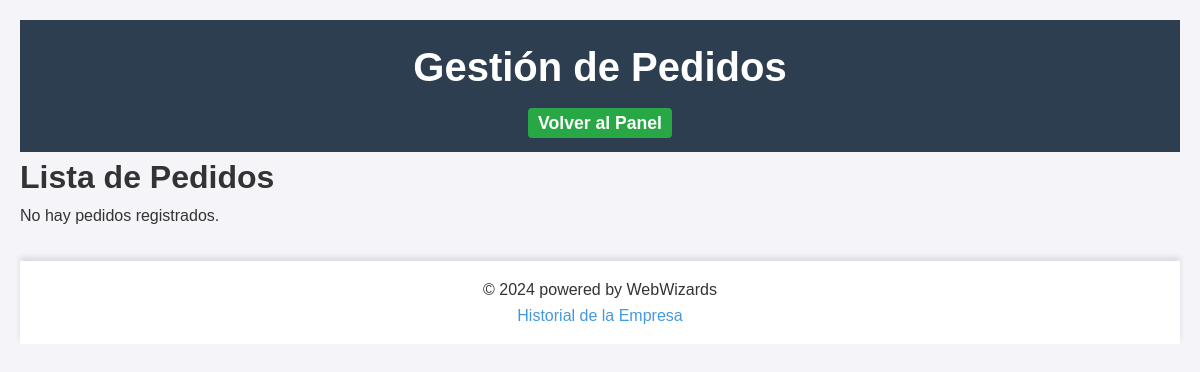
/Admin/pedidos.php (signed in), run on an earlier commit of the app's database.
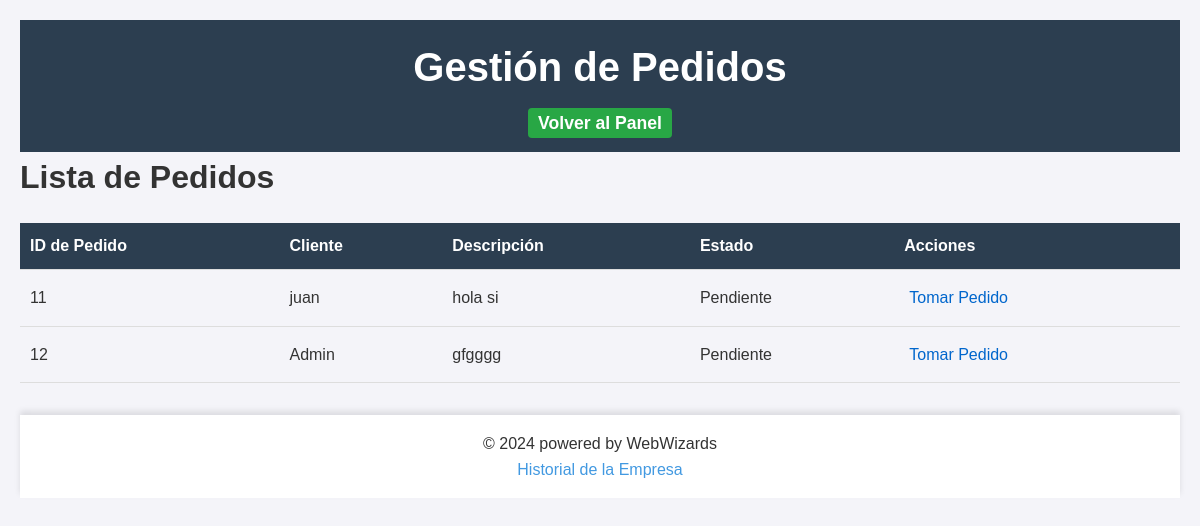
And on a later commit of the database.
### tables this page shows
CREATE TABLE `Pedidos` (
  `id_pedido` int(11) NOT NULL,
  `descripcion` text DEFAULT NULL,
  `direccion` varchar(255) DEFAULT NULL,
  `estado` varchar(50) DEFAULT NULL,
  `id_usuario` int(11) DEFAULT NULL
);

CREATE TABLE `usuarios` (
  `id` int(11) NOT NULL,
  `username` varchar(50) NOT NULL,
  `password` varchar(255) NOT NULL,
  `email` varchar(255) NOT NULL,
  `address` varchar(255) NOT NULL,
  `phone` varchar(20) NOT NULL,
  `foto` varchar(255) DEFAULT NULL
);

### Admin/pedidos.php (the view, shortened to what this page needs)
<?php
include "../Backend/backend_DB.php";
$sql = "SELECT
            Pedidos.id_pedido,
            Pedidos.descripcion,
            Pedidos.estado,
            usuarios.username AS nombre_cliente
        FROM Pedidos
        INNER JOIN usuarios ON Pedidos.id_usuario = usuarios.id";
$resultado = $conn->query($sql);
?>
<!DOCTYPE html>
<html lang="es">
<head>
    <link rel="stylesheet" href="../css/estilo22.css">
    <link rel="stylesheet" href="css/styleServicios.css">
</head>
<body>
    <header>
        <h1>Gestión de Pedidos</h1>
        <nav>
            <a id="volverPanel" href="../adminPanel.php">Volver al Panel</a>
        </nav>
    </header>
    <main>
        <h1>Lista de Pedidos</h1>
        <?php if ($resultado && $resultado->num_rows > 0): ?>
        <table>
            <thead>
                <tr>
                    <th>ID de Pedido</th>
                    <th>Cliente</th>
                    <th>Descripción</th>
                    <th>Estado</th>
                    <th>Acciones</th>
                </tr>
            </thead>
            <tbody>
                <?php while ($pedido = $resultado->fetch_assoc()) : ?>
                    <tr>
                        <td><?php echo htmlspecialchars($pedido['id_pedido']); ?></td>
                        <td><?php echo htmlspecialchars($pedido['nombre_cliente']); ?></td>
                        <td><?php echo htmlspecialchars($pedido['descripcion']); ?></td>
                        <td>
                            <?php
                                if ($pedido['estado'] == "pendiente") {
                                    echo "Pendiente";
                                } elseif ($pedido['estado'] == "tomado") {
                                    echo "Tomado";
                                } else {
                                    echo "Finalizado";
                                }
                            ?>
                        </td>
                        <td>
                            <?php if ($pedido['estado'] == "pendiente"): ?>
                                <a href="tomar_pedido.php?id=<?php echo $pedido['id_pedido']; ?>" class="btn-tomar">Tomar Pedido</a>
                            <?php elseif ($pedido['estado'] == "tomado"): ?>
                                <a href="finalizar_pedido.php?id=<?php echo $pedido['id_pedido']; ?>" class="btn-finalizar">Finalizar Pedido</a>
                            <?php endif; ?>
                        </td>
                    </tr>
                <?php endwhile; ?>
            </tbody>
        </table>
        <?php else: ?>
            <p>No hay pedidos registrados.</p>
        <?php endif; ?>
    </main>
    <footer>
        <?php include "../Backend/reusables/footer.php"?>
    </footer>
</body>
</html>

What changed in the data, as far as the page shows it:
added pedidos: id_pedido "11", id_usuario.username "juan", descripcion "hola si", estado "Pendiente"
added pedidos: id_pedido "12", id_usuario.username "Admin", descripcion "gfgggg", estado "Pendiente"
Also different on the page:
text no longer shown: "No hay pedidos registrados."
text now shown: "ID de Pedido Cliente Descripción Estado Acciones"
